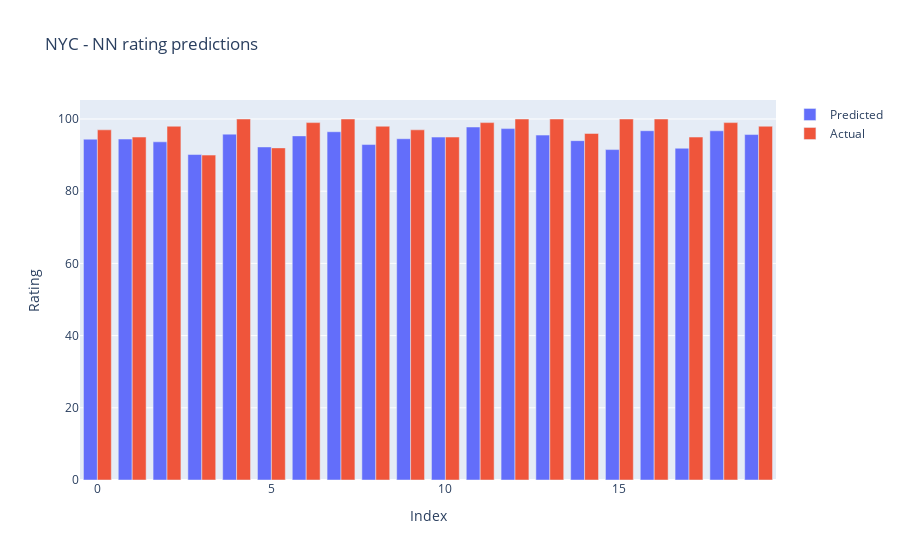

The code cell stored with this chart in its notebook:
### Code cell
title=['Pred vs Actual']
fig = go.Figure(data=[
    go.Bar(name='Predicted', x=error_diff1.index, y=error_diff['Predicted Values']),
    go.Bar(name='Actual', x=error_diff1.index, y=error_diff['Actual Values'])
])
fig.update_layout(barmode='group', title="NYC - NN rating predictions", yaxis = dict(title ="Rating"), xaxis =dict(title="Index"))
fig.show()

plt.figure(figsize=(16,8))
sns.regplot(y_preds,y_test)
plt.xlabel('Predictions')
plt.ylabel('Actual')
plt.title("Neural Network Predictions")
plt.show()

### Figure 1 — Plotly figure (JSON) as saved in the notebook; plotly's stock layout.template omitted (floating-point values rounded to 4 significant figures; data arrays with more than 128 entries replaced by an {"elided": "..."} marker saying what was removed)
{"data": [{"name": "Predicted", "type": "bar", "x": [0, 1, 2, 3, 4, 5, 6, 7, 8, 9, 10, 11, 12, 13, 14, 15, 16, 17, 18, 19], "y": {"elided": "6085 float values"}}, {"name": "Actual", "type": "bar", "x": [0, 1, 2, 3, 4, 5, 6, 7, 8, 9, 10, 11, 12, 13, 14, 15, 16, 17, 18, 19], "y": {"elided": "6085 int values"}}], "layout": {"barmode": "group", "title": {"text": "NYC - NN rating predictions"}, "xaxis": {"title": {"text": "Index"}}, "yaxis": {"title": {"text": "Rating"}}}}
